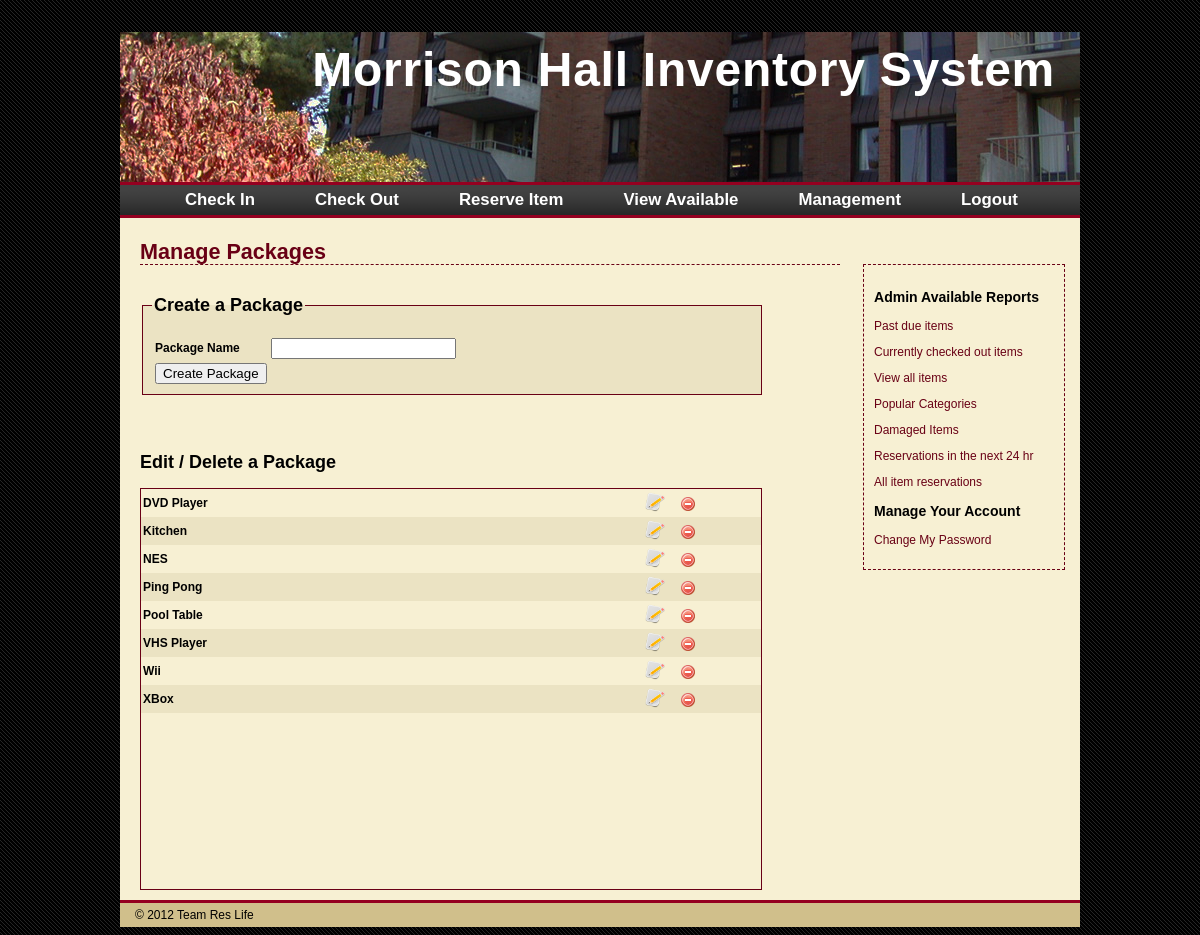
Page /managePackages.php (signed in) on the committed database.
### tables this page shows
CREATE TABLE `PACKAGE` (
  `package_id` int(11) NOT NULL auto_increment,
  `package_name` varchar(15) NOT NULL,
  PRIMARY KEY  (`package_id`)
);

### managePackages.php (the view, shortened to what this page needs)
<?php
	echo "<h1>Manage Packages</h1>
	<script type='text/javascript' language='JavaScript'>
		document.forms['createPackage'].elements['packageName'].focus();
		function confirmation()
		{
			if (confirm('Delete is permanent. Continue?'))
			{
				return true;
			}
			else {
				return false;
			}
		}
	</script>";
	$pageType = 'add';
	$dbc = @mysqli_connect (HOST, USER, PASSWORD, DBNAME) OR die ('Could not connect to MySQL: '.mysqli_connect_error());
	if($pageType == 'add')
	{
		echo '
		<form action="managePackages.php" method="POST" name="createPackage">
			<fieldset class="forms">
				<legend><h2>Create a Package</h2></legend>
				<table>
					<tr>
						<td>
							<label for="name"><b>Package Name</b></label>
						</td>
						<td>
							<input type="text" name="packageName" id="packageName" value="" />
						</td>
					</tr>
					<tr>
						<td>
							<input type="submit" name="createPack" value="Create Package" />
							<input type="hidden" name="submitted" value="1" />
						</td>
						<td></td>
					</tr>
				</table>
			</fieldset>
		</form><br />';
		echo '<br /><br />';
		$q = 'SELECT * FROM PACKAGE ORDER BY package_name;';
		$r = @mysqli_query ($dbc, $q);
		$numRows = mysqli_num_rows($r);
		if ($numRows > 0)
		{
			echo '<h2>Edit / Delete a Package</h2><div class="scrollBox">
				<form action="managePackages.php" method="POST" name="managePackagesForm">
				<table width="100%" cellspacing="0" cellpadding="2">';
			$bg = '#ebe3c3';
			while ($row = mysqli_fetch_array($r, MYSQLI_ASSOC))
			{
				if($row['package_id'] != 1)
				{
					$bg = ($bg=='#f7f0d3' ? '#ebe3c3' : '#f7f0d3');
					echo '
					<tr bgcolor="' . $bg . '">
						<td width=80%><b>' . $row['package_name'] . '</b></td>
						<td valign="right">
							<button class="buttons" name="packageEdit"	value="' . $row['package_id'] . '">
								<img src="./images/edit.png" length="20" width="20" /></button>
							<button class="buttons" name="packageDelete" value="' . $row['package_id'] . '" onclick="return confirmation()">
								<img src="./images/delete.png" /></button>
							<input type="hidden" name="submitted" value="2" />
						</td>
					</tr>';
				}
			}
			echo '</td></tr></table></form></div>';
		} else {
			echo '<p class="error">There are currently no packages.</p>';
		}
	}
?>

### css/style.css (style rules this page uses)
body { font-family: Helvetica, Geneva, Arial, sans-serif; font-size: 12px; font-color: #141414; background-image:url('BGPattern.gif'); background-repeat:repeat; }
#wrapper { position: relative; top:0px; bottom:0px; margin:0 auto; width: 960px; background-color: #f7f0d3; }
#header { position:relative; top:0px; border-bottom:3px solid #950020; height:150px; margin:0 0 0 0; width:960px; background-image:url('headBG3.jpg'); }
#header h1 { color:#fff; font-size:400%; letter-spacing:-2px; text-align:right; padding:10px; padding-right:25px; margin-bottom:-20px; letter-spacing: .75px; }
#headerLinks { position:relative; top:-17px; border-bottom:3px solid #950020; height:30px; margin:0 0 0 0; width:960px; background-image:url('linksBG1.jpg'); background-repeat:repeat-x; }
#links { list-style:none; font-weight:bold; margin-bottom:10px; font-size:140%; width:100%; position:relative; z-index:5; }
#links li { float:left; margin-right:10px; position:relative; padding-left:20px; padding-right:20px; }
#links a { display:block; padding:5px; color:#fff; text-decoration:none; }
#content { position:relative; min-height:400px; height:auto !important; height:400px; margin:0px; margin-left:10px; padding:10px; margin-top:-20px; width:700px; }
#content h1 { color:#690015; border-bottom:1px dashed #690015; font-size:1.8em; line-height:25px; }
.scrollBox { height:400px; width:620px; border:1px solid #690015; overflow-y:scroll; }
.forms { width:600px; border:1px solid #690015; background-color:#ebe3c3; }
#sidebar { position:relative; float: right; margin: 15px; margin-top:29px; padding: 10px; width:180px; border:1px dashed #690015; }
#footer { position:relative; top:0px; border-top:3px solid #950020; padding: 5px; padding-left:15px; width:940px; background-color:#d0bf8b; }
a:link, a:visited { color: #690015; text-decoration: none; }
.buttons { border-style:none; cursor:pointer; background-color:transparent; }

### css/print.css (style rules this page uses)
body { font-family: Helvetica, Geneva, Arial, sans-serif; font-size: 12px; font-color: #000; background-repeat:repeat; }
#wrapper { position: relative; top:0px; bottom:0px; margin:0; width: 800px; background-color: #ffffff; }
#header { position:relative; top:0px; border-bottom:1px solid #000; height:100px; margin:0 0 0 0; width:800px; }
#header h1 { color:#000; font-size:400%; letter-spacing:-2px; text-align:left; padding:10px; margin-bottom:-20px; letter-spacing: .75px; }
#headerLinks { position:relative; top:0px; border-bottom:1px solid #000; height:26px; margin:0 0 0 0; width:800px; background-repeat:repeat-x; }
#content { position:relative; min-height:400px; height:auto !important; height:400px; margin:0px; margin-left:10px; padding:10px; width:780px; }
#content h1 { color:#000; border-bottom:1px dashed #000; font-size:1.8em; line-height:25px; }
.scrollBox { height:400px; width:620px; border:1px solid #000; overflow-y:scroll; }
.forms { width:600px; border:1px solid #000; background-color:#fff; }
#sidebar { display:none; }
#sidebar a:link { color: #fff; }
#footer { display:none; }
a:link, a:visited { color: #000; text-decoration: none; }
.buttons { border-style:none; cursor:pointer; background-color:transparent; }

### rows in the picture
package: package_name "DVD Player", $row['package_id'] 2 (drawn)
package: package_name "Kitchen", $row['package_id'] 6 (drawn)
package: package_name "NES", $row['package_id'] 9 (drawn)
package: package_name "Ping Pong", $row['package_id'] 4 (drawn)
package: package_name "Pool Table", $row['package_id'] 5 (drawn)
package: package_name "VHS Player", $row['package_id'] 3 (drawn)
package: package_name "Wii", $row['package_id'] 8 (drawn)
package: package_name "XBox", $row['package_id'] 7 (drawn)
